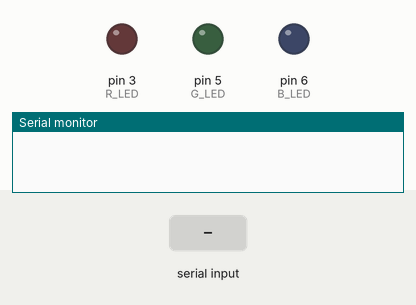
Recording of a sketch running on a simulated Arduino Uno, built with avr-gcc and run on an emulated ATmega328P. On the bench: output pins drawn as LEDs (lit = HIGH), the last lines printed to the serial monitor. Inputs (shaded band) come from the test bench.

Above: at 1.2 s.
1.3 s: "b" received over Serial
At 1.8 s:
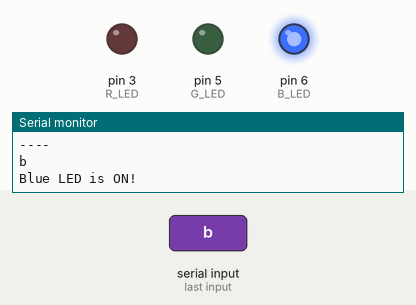
2.8 s: "g" received over Serial
At 4.0 s:
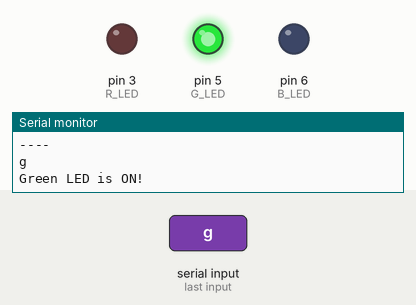
4.3 s: "r" received over Serial
At 5.3 s:
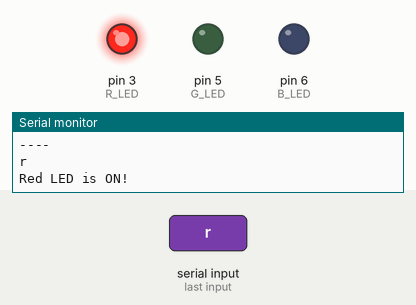
5.8 s: "m" received over Serial
At 6.4 s:
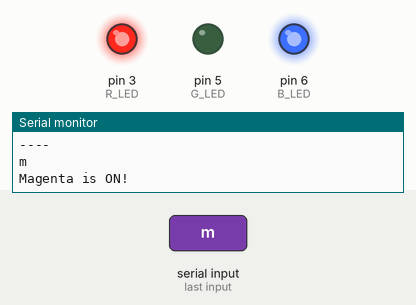
7.3 s: "c" received over Serial
At 7.6 s:
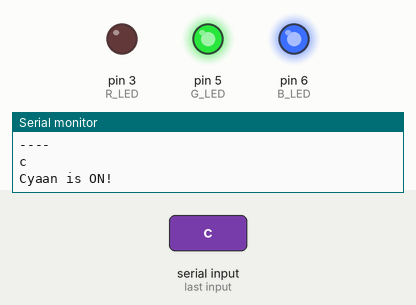
8.8 s: "y" received over Serial
At 9.9 s:
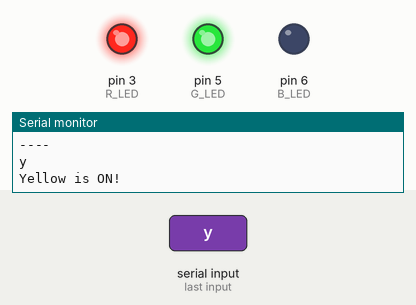
Timing chart, 0 to 11.3 s (numbered marks = the images above; inputs shaded):
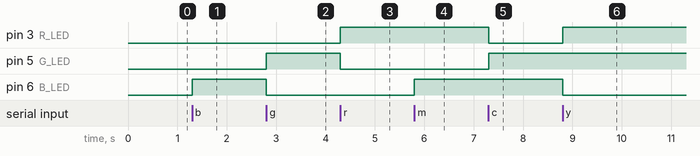

Measured:
- after the input at 1.3 s, pin 6 (B_LED): LOW → HIGH at once
- after the input at 2.8 s, pin 5 (G_LED): LOW → HIGH at once; pin 6 (B_LED): HIGH → LOW at once
- after the input at 4.3 s, pin 3 (R_LED): LOW → HIGH at once; pin 5 (G_LED): HIGH → LOW at once
- after the input at 5.8 s, pin 6 (B_LED): LOW → HIGH at once
- after the input at 7.3 s, pin 3 (R_LED): HIGH → LOW at once; pin 5 (G_LED): LOW → HIGH at once
- after the input at 8.8 s, pin 3 (R_LED): LOW → HIGH at once; pin 6 (B_LED): HIGH → LOW at once

The sketch:

05_threeColorLED.ino
```cpp
const int R_LED = 3;
const int G_LED = 5;
const int B_LED = 6;

void setup() {
  // put your setup code here, to run once:
  Serial.begin(9600);
}

void loop() {
  // put your main code here, to run repeatedly:
  while (Serial.available() > 0) {
    Serial.println("----");
    char input = Serial.read();
    Serial.println(input);

    if (input == 'b') {
      analogWrite(R_LED, 0);
      analogWrite(G_LED, 0);
      analogWrite(B_LED, 255);
      Serial.println("Blue LED is ON!");
    }

    else if (input == 'g') {
      analogWrite(R_LED, 0);
      analogWrite(G_LED, 255);
      analogWrite(B_LED, 0);
      Serial.println("Green LED is ON!");
    }

    else if (input == 'r') {
      analogWrite(R_LED, 255);
      analogWrite(G_LED, 0);
      analogWrite(B_LED, 0);
      Serial.println("Red LED is ON!");
    }

    else if (input == 'm') {
      analogWrite(R_LED, 255);
      analogWrite(G_LED, 0);
      analogWrite(B_LED, 255);
      Serial.println("Magenta is ON!");
    }

    else if (input == 'c') {
      analogWrite(R_LED, 0);
      analogWrite(G_LED, 255);
      analogWrite(B_LED, 255);
      Serial.println("Cyaan is ON!");
    }

    else if (input == 'y') {
      analogWrite(R_LED, 255);
      analogWrite(G_LED, 255);
      analogWrite(B_LED, 0);
      Serial.println("Yellow is ON!");
    }

    else {
      Serial.println("Not a command !!");
    }
  }
}
```
